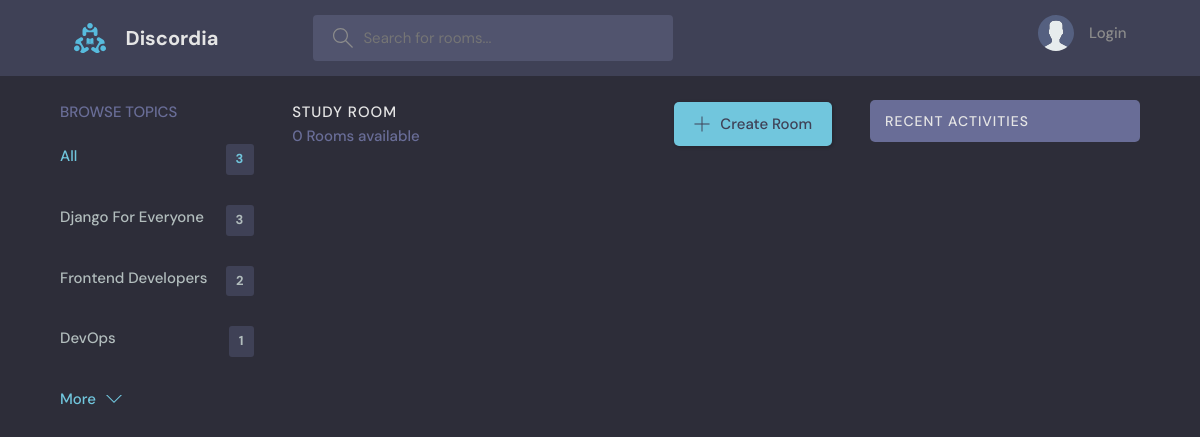
/?q=MongoDB, run on an earlier commit of the app's database.
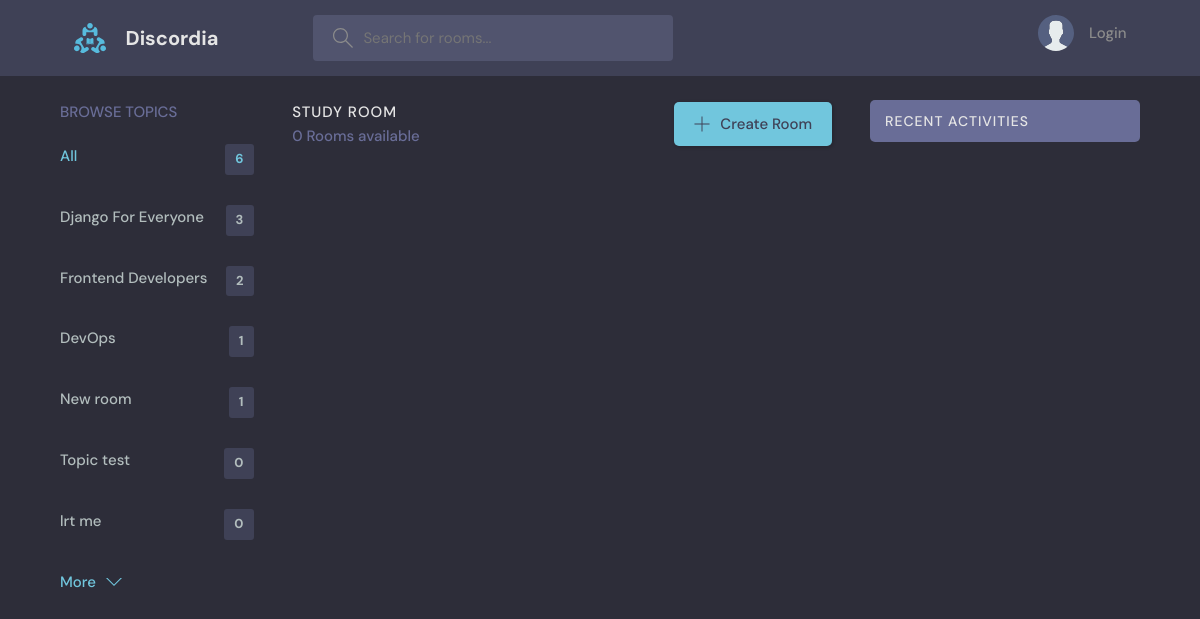
And on a later commit of the database.
### base/models.py (models this page shows, shortened)
class Topic(models.Model):
    name = models.CharField(max_length=200)

### base/views.py (the view)
# urls.py: path('', views.home, name="home"),
def home(request):
    topics = Topic.objects.all()[0:6]
    query, room = searchRooms(request)
    room_count = room.count()
    topic_count = topics.count()
    room_messages = Message.objects.filter(
    Q(room__topic__name__icontains=query))
    context = {
        'room':room,
        'topics':topics,
        'room_count':room_count,
        'room_messages':room_messages,
        'topic_count':topic_count
    }
    return render(request, 'home.html', context)

### base/utils.py (called while the page is built)
def searchRooms(request):
    query = ''
    if request.GET.get('q'):
        query = request.GET.get('q')
    room = Room.objects.filter(
    Q(topic__name__icontains= query) |
    Q(name__icontains= query) |
    Q(description__icontains= query)
    )
    return query, room

### templates/home.html (shortened to what this page needs)
{% extends 'layouts/main.html' %}
{% block content %}
<main class="layout layout--3">
  <div class="container">
    {% include 'base/topic_component.html'%}
    <div class="roomList">
      <div class="roomList__header">
        <div>
          <h2>Study Room</h2>
          <p>{{room_count}} Rooms available</p>
        </div>
        <a class="btn btn--main" href="{% url 'create-room' %}">
          <svg version="1.1" xmlns="http://www.w3.org/2000/svg" width="32" height="32" viewBox="0 0 32 32">
            <title>add</title>
            <path
              d="M16.943 0.943h-1.885v14.115h-14.115v1.885h14.115v14.115h1.885v-14.115h14.115v-1.885h-14.115v-14.115z"
            ></path>
          </svg>
          Create Room
        </a>
      </div>
    </div>
    {% include 'base/activity_component.html' %}
  </div>
</main>
{% endblock %}

### base/templates/base/topic_component.html
<div class="topics">
  <div class="topics__header">
    <h2>Browse Topics</h2>
  </div>
  <ul class="topics__list">
    <li>
      <a href="/" class="active">All <span>{{topic_count}}</span></a>
    </li>
    {% for topic in topics %}
    <li>
      <a href="{% url 'home' %}?q={{topic.name}}">{{topic.name}} <span>{{topic.room_set.all.count}}</span></a>
    </li>
    {% endfor %}
  </ul>
  <a class="btn btn--link" href="{% url 'mobile-topics' %}">
    More
    <svg version="1.1" xmlns="http://www.w3.org/2000/svg" width="32" height="32" viewBox="0 0 32 32">
      <title>chevron-down</title>
      <path d="M16 21l-13-13h-3l16 16 16-16h-3l-13 13z"></path>
    </svg>
  </a>
</div>

What changed in the data, as far as the page shows it:
added Topic: name "New room", room_set.all.count "1"
added Topic: name "Topic test", room_set.all.count "0"
added Topic: name "lrt me", room_set.all.count "0"
Also different on the page:
{{ topic_count }}: "3" → "6"
